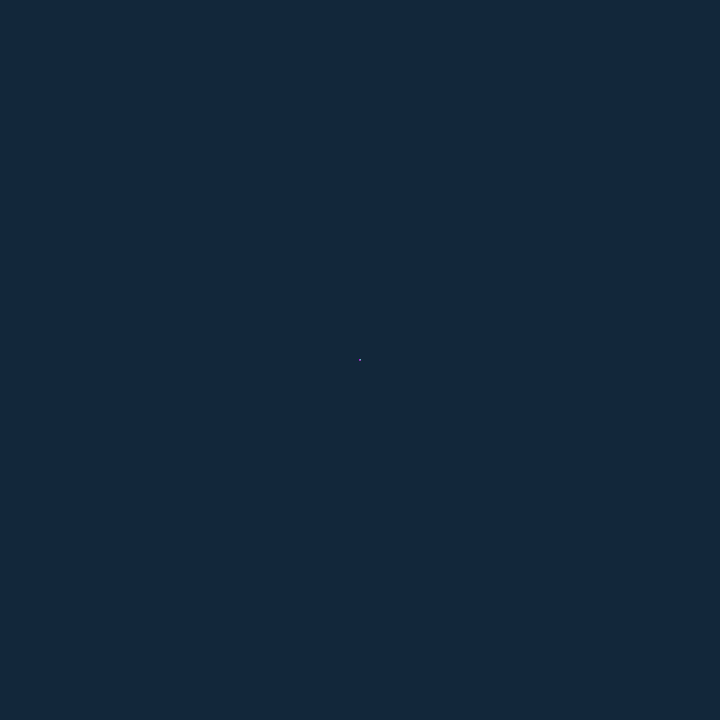
Frame 1 (no input)
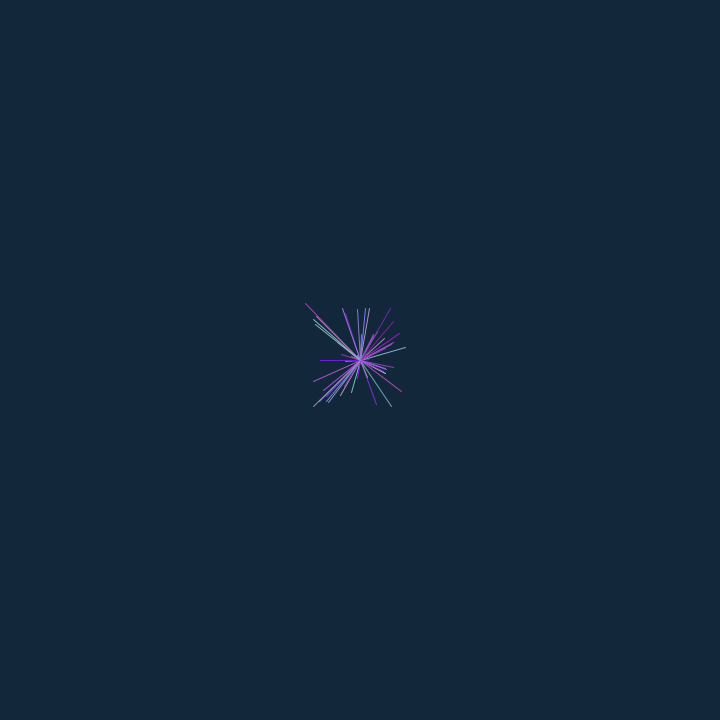
Frame 60 (the mouse pressed at the canvas centre just before this capture)
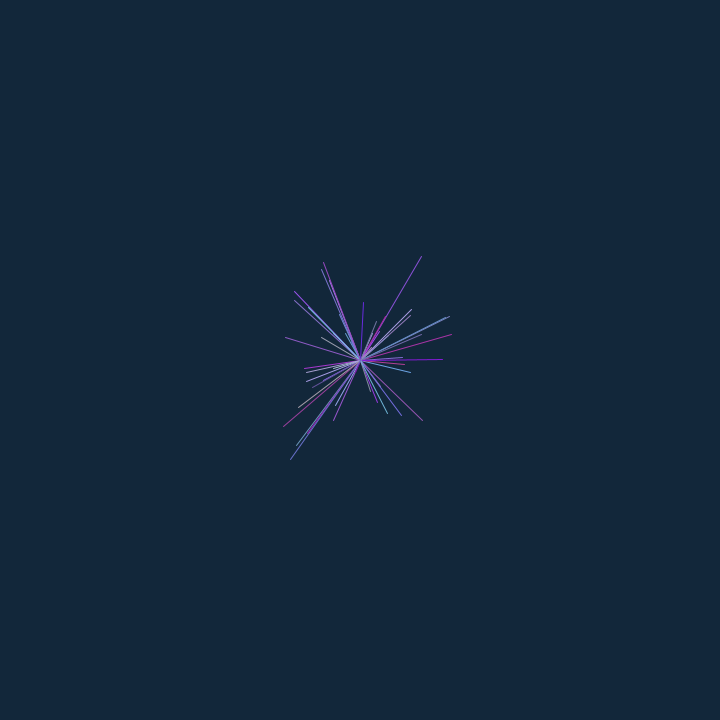
Frame 120 (the mouse held since frame 60 and released just before this capture)

The Processing sketch that drew these frames (run headless with seeded random() and noise(); from frame 60 on, the mouse is pressed at the canvas centre):

// Processing sketch: processing_154053
// ── processing_154053.pde

// DEFINIZIONE DELLA  CLASSE Agente
color azzurro = color(96, 144, 170, 150);
color blu = color(0, 71, 133, 100);
 
class Agente
{
  PVector pos;
  PVector vel;
  color colore;
 
  Agente (PVector start) {
    pos = start.get();
    vel = new PVector( random(-1,1), random(-1,1) );
    colore = lerpColor (azzurro, blu, random(1));
 
  }
 
  void update() {
    if (random(150)<5) {
      vel = new PVector( random(-1,1), random(-1,1) );
    }
    pos.add(vel);
    if (pos.dist(centro) > 600) {
      vel.mult(-1);                // inverte la direzione
    }
  }
 
  void display() {
     stroke(random(255));
   stroke (random(100,180), random(20,200), random(150,250));
    line(pos.x, pos.y,width/2, height/2);

   
 
     
  }
}
 
// USO DELLA CLASSE Agente
 
Agente[] agenti = new Agente[50];
PVector centro;
 
void setup()
{
  size(720, 720);
  centro = new PVector(width/2, height/2);
   
  for (int i=0;  i<agenti.length;  i++) {
    agenti[i] = new Agente( centro );
  }
}
 
void draw()
{

  background(18, 39, 58);
  for (Agente a : agenti) {
    a.update();
    a.display();
  }
  

}
